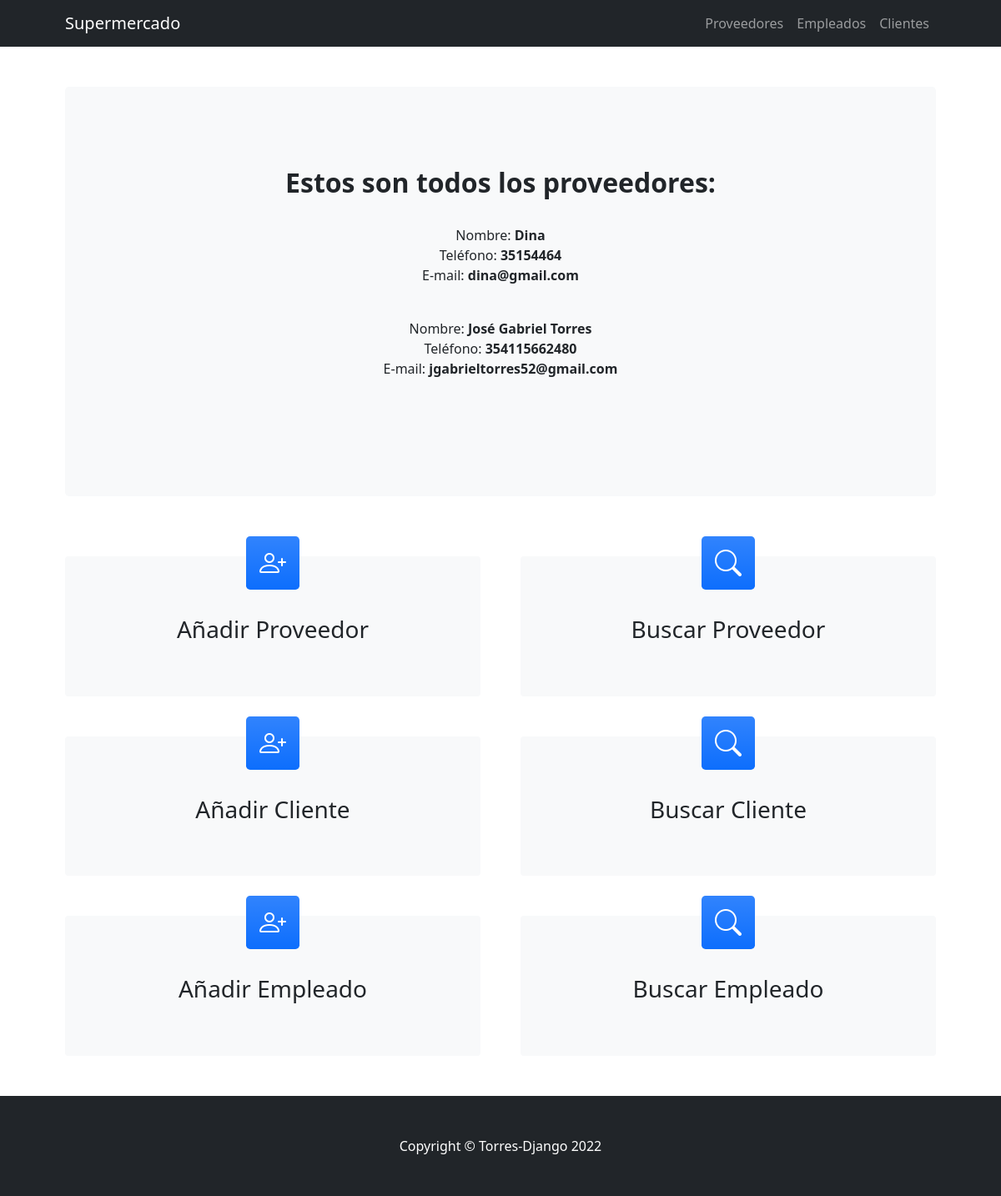
Page /app_super/ver_proveedores/ on the earlier database version.
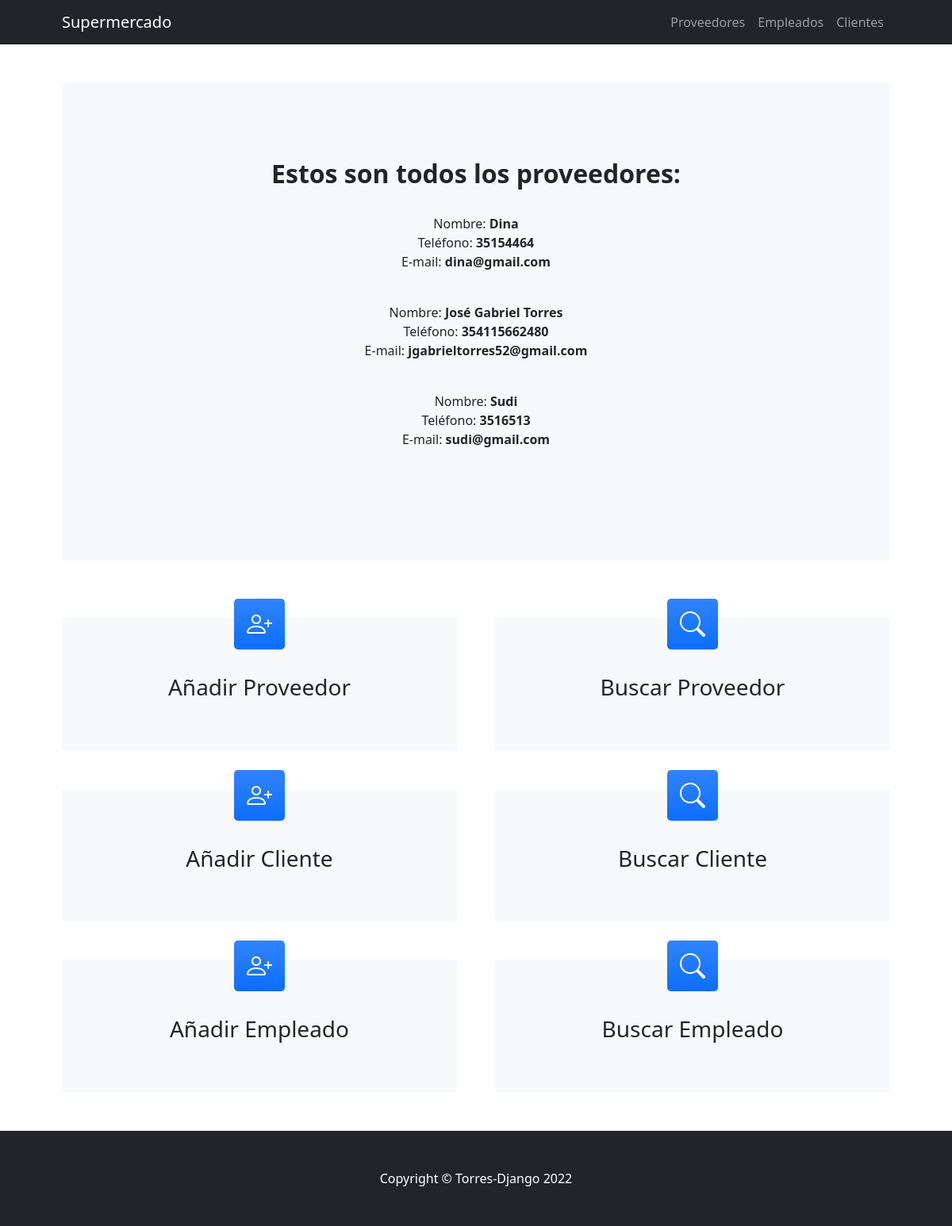
Same page on the later database version.
### app_super/models.py (models this page shows, shortened)
class Proveedor(models.Model):
    nombre = models.CharField(max_length=50)
    telefono = models.IntegerField()
    email = models.EmailField()

### app_super/views.py (the view)
# urls.py: path('ver_proveedores/', ver_proveedores, name="ver_proveedores"),
def ver_proveedores(request):
    lista_proveedores = Proveedor.objects.all()
    return render(request, "app_super/ver_proveedores.html", {"lista_proveedores" : lista_proveedores})

### app_super/templates/app_super/ver_proveedores.html
{% extends "app_super/padre.html" %}
{% load static %}
{% block primero %}
<h2><b>Estos son todos los proveedores:</b></h2>
    {% for proveedor in lista_proveedores %}
    <p>
        <br>Nombre: <b>{{proveedor.nombre}}</b>
        <br>Teléfono: <b>{{proveedor.telefono}}</b>
        <br>E-mail: <b>{{proveedor.email}}</b>
    </p>
    {% endfor %}
{% endblock %}

Differences in the rows shown:
added Proveedor: nombre "Sudi", telefono "3516513", email "sudi@gmail.com"
